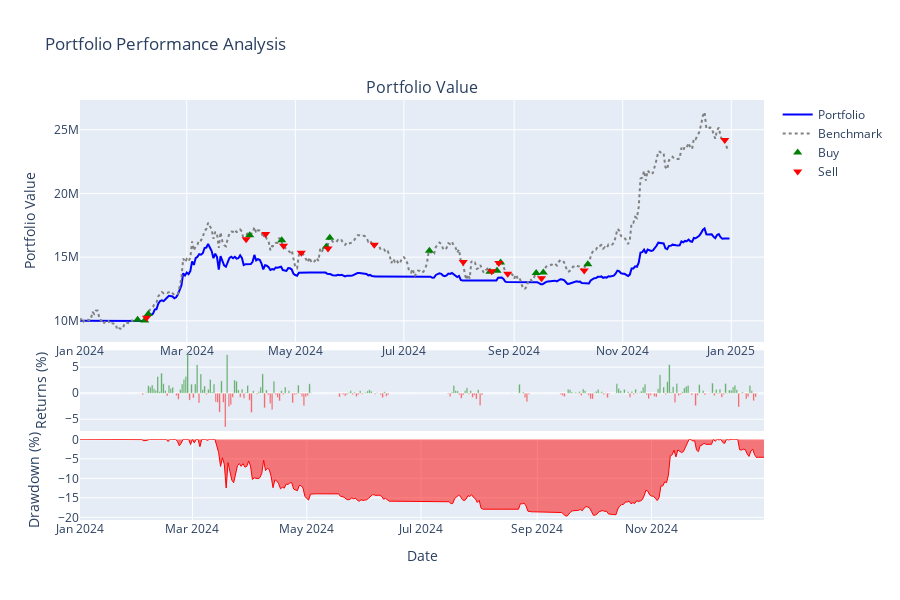
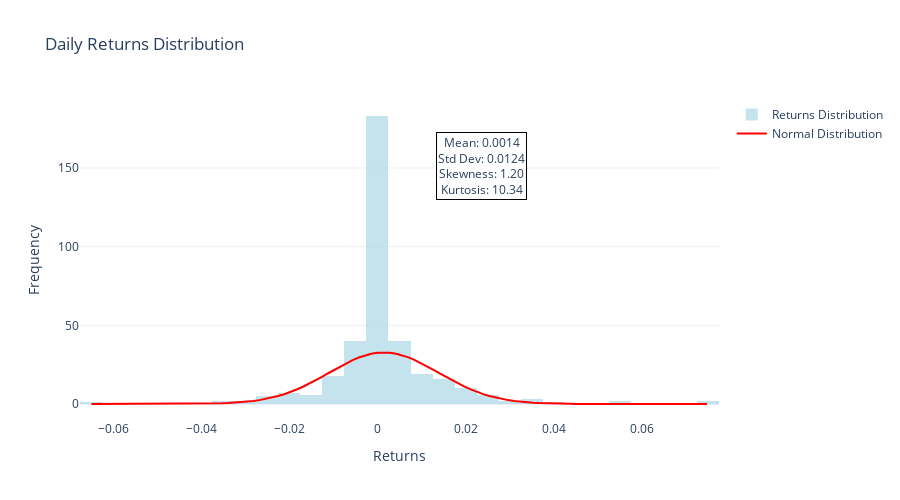
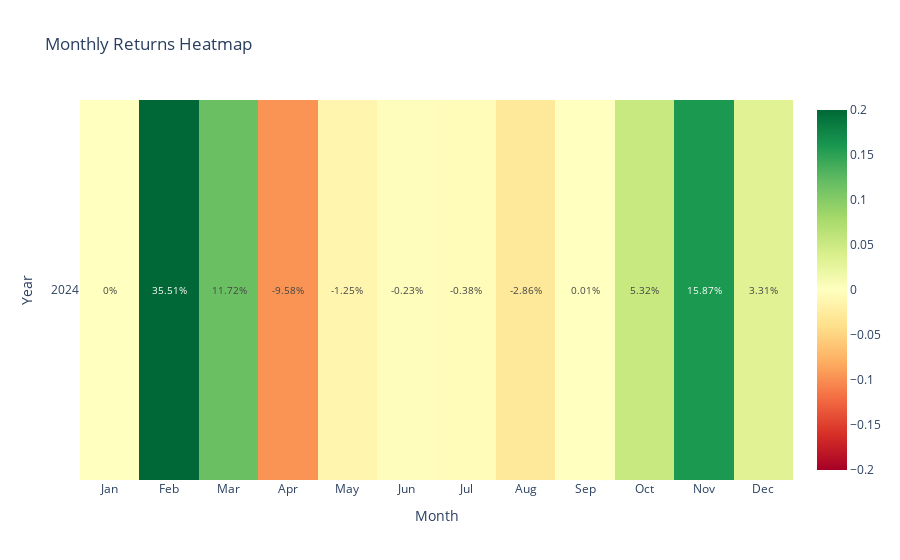

The notebook cell saved with these charts, in order:
### Code cell
# 1. Portfolio performance chart
result.plot_portfolio_performance()

# 2. Returns distribution 
result.plot_returns_distribution(period="daily")

# 3. Monthly returns heatmap
result.plot_monthly_returns_heatmap()

# 4. Performance comparison table
result.show_performance_comparison()

### Figure 1 — Plotly figure (JSON) as saved in the notebook; plotly's stock layout.template omitted (floating-point values rounded to 4 significant figures; data arrays with more than 128 entries replaced by an {"elided": "..."} marker saying what was removed)
{"data": [{"line": {"color": "blue", "width": 2}, "name": "Portfolio", "type": "scatter", "x": {"elided": "366 str values"}, "xaxis": "x", "y": {"elided": "366 float values"}, "yaxis": "y"}, {"line": {"color": "gray", "dash": "dot", "width": 2}, "name": "Benchmark", "type": "scatter", "x": {"elided": "365 str values"}, "xaxis": "x", "y": {"elided": "365 float values"}, "yaxis": "y"}, {"marker": {"color": "green", "size": 8, "symbol": "triangle-up"}, "mode": "markers", "name": "Buy", "type": "scatter", "x": ["2024-02-02T09:00:00+09:00", "2024-02-06T09:00:00+09:00", "2024-02-08T09:00:00+09:00", "2024-04-05T09:00:00+09:00", "2024-04-23T09:00:00+09:00", "2024-05-18T09:00:00+09:00", "2024-05-20T09:00:00+09:00", "2024-07-15T09:00:00+09:00", "2024-08-18T09:00:00+09:00", "2024-08-22T09:00:00+09:00", "2024-08-24T09:00:00+09:00", "2024-09-13T09:00:00+09:00", "2024-09-17T09:00:00+09:00", "2024-10-12T09:00:00+09:00"], "xaxis": "x", "y": [10080000.0, 10030000.0, 10540000.0, 16720000.0, 16320000.0, 15820000.0, 16530000.0, 15490000.0, 13850000.0, 13940000.0, 14580000.0, 13750000.0, 13790000.0, 14440000.0], "yaxis": "y"}, {"marker": {"color": "red", "size": 8, "symbol": "triangle-down"}, "mode": "markers", "name": "Sell", "type": "scatter", "x": ["2024-02-07T09:00:00+09:00", "2024-04-03T09:00:00+09:00", "2024-04-14T09:00:00+09:00", "2024-04-24T09:00:00+09:00", "2024-05-04T09:00:00+09:00", "2024-05-19T09:00:00+09:00", "2024-06-14T09:00:00+09:00", "2024-08-03T09:00:00+09:00", "2024-08-19T09:00:00+09:00", "2024-08-23T09:00:00+09:00", "2024-08-28T09:00:00+09:00", "2024-09-16T09:00:00+09:00", "2024-10-10T09:00:00+09:00", "2024-12-28T09:00:00+09:00"], "xaxis": "x", "y": [10240000.0, 16400000.0, 16810000.0, 15900000.0, 15350000.0, 15670000.0, 15970000.0, 14610000.0, 13880000.0, 14550000.0, 13690000.0, 13340000.0, 13960000.0, 24180000.0], "yaxis": "y"}, {"marker": {"color": {"elided": "365 str values"}}, "name": "Daily Returns", "opacity": 0.7, "showlegend": false, "type": "bar", "x": {"elided": "365 str values"}, "xaxis": "x2", "y": {"elided": "365 float values"}, "yaxis": "y2"}, {"fill": "tozeroy", "line": {"color": "red", "width": 1}, "name": "Drawdown", "showlegend": false, "type": "scatter", "x": {"elided": "366 str values"}, "xaxis": "x3", "y": {"elided": "366 float values"}, "yaxis": "y3"}], "layout": {"annotations": [{"font": {"size": 16}, "showarrow": false, "text": "Portfolio Value", "x": 0.5, "xanchor": "center", "xref": "paper", "y": 1, "yanchor": "bottom", "yref": "paper"}], "height": 600, "hovermode": "x unified", "showlegend": true, "title": {"text": "Portfolio Performance Analysis"}, "xaxis": {"anchor": "y", "domain": [0, 1]}, "xaxis2": {"anchor": "y2", "domain": [0, 1], "showticklabels": false}, "xaxis3": {"anchor": "y3", "domain": [0, 1], "showticklabels": true, "title": {"text": "Date"}}, "yaxis": {"anchor": "x", "domain": [0.424, 1], "title": {"text": "Portfolio Value"}}, "yaxis2": {"anchor": "x2", "domain": [0.212, 0.404], "title": {"text": "Returns (%)"}}, "yaxis3": {"anchor": "x3", "domain": [0, 0.192], "title": {"text": "Drawdown (%)"}}}}

### Figure 2 — Plotly figure (JSON) as saved in the notebook; plotly's stock layout.template omitted (floating-point values rounded to 4 significant figures; data arrays with more than 128 entries replaced by an {"elided": "..."} marker saying what was removed)
{"data": [{"marker": {"color": "lightblue"}, "name": "Returns Distribution", "nbinsx": 50, "opacity": 0.7, "type": "histogram", "x": {"elided": "365 float values"}}, {"line": {"color": "red", "width": 2}, "mode": "lines", "name": "Normal Distribution", "type": "scatter", "x": [-0.0649, -0.06349, -0.06208, -0.06067, -0.05926, -0.05785, -0.05644, -0.05502, -0.05361, -0.0522, -0.05079, -0.04938, -0.04797, -0.04656, -0.04515, -0.04374, -0.04233, -0.04091, -0.0395, -0.03809, -0.03668, -0.03527, -0.03386, -0.03245, -0.03104, -0.02963, -0.02821, -0.0268, -0.02539, -0.02398, -0.02257, -0.02116, -0.01975, -0.01834, -0.01693, -0.01552, -0.0141, -0.01269, -0.01128, -0.009871, -0.00846, -0.007049, -0.005638, -0.004227, -0.002816, -0.001405, 5.785e-06, 0.001417, 0.002828, 0.004239, 0.00565, 0.007061, 0.008472, 0.009883, 0.01129, 0.01271, 0.01412, 0.01553, 0.01694, 0.01835, 0.01976, 0.02117, 0.02258, 0.02399, 0.0254, 0.02682, 0.02823, 0.02964, 0.03105, 0.03246, 0.03387, 0.03528, 0.03669, 0.0381, 0.03951, 0.04093, 0.04234, 0.04375, 0.04516, 0.04657, 0.04798, 0.04939, 0.0508, 0.05221, 0.05362, 0.05504, 0.05645, 0.05786, 0.05927, 0.06068, 0.06209, 0.0635, 0.06491, 0.06632, 0.06774, 0.06915, 0.07056, 0.07197, 0.07338, 0.07479], "y": [2.005e-05, 3.662e-05, 6.6e-05, 0.0001174, 0.0002063, 0.0003577, 0.0006122, 0.001034, 0.001725, 0.00284, 0.004616, 0.007405, 0.01173, 0.01833, 0.02829, 0.0431, 0.06481, 0.09621, 0.141, 0.2039, 0.2912, 0.4104, 0.5711, 0.7844, 1.063, 1.423, 1.881, 2.453, 3.158, 4.013, 5.034, 6.234, 7.621, 9.196, 10.95, 12.88, 14.95, 17.13, 19.38, 21.64, 23.85, 25.95, 27.87, 29.55, 30.93, 31.95, 32.58, 32.8, 32.6, 31.98, 30.97, 29.6, 27.93, 26.02, 23.93, 21.72, 19.46, 17.21, 15.03, 12.95, 11.02, 9.254, 7.672, 6.279, 5.073, 4.045, 3.184, 2.475, 1.898, 1.437, 1.074, 0.7928, 0.5775, 0.4152, 0.2947, 0.2065, 0.1428, 0.09751, 0.06572, 0.04372, 0.02871, 0.01862, 0.01191, 0.007526, 0.004693, 0.002889, 0.001755, 0.001053, 0.0006235, 0.0003645, 0.0002103, 0.0001198, 6.734e-05, 3.738e-05, 2.048e-05, 1.108e-05, 5.913e-06, 3.116e-06, 1.621e-06, 8.326e-07]}], "layout": {"annotations": [{"bgcolor": "white", "bordercolor": "black", "borderwidth": 1, "showarrow": false, "text": "Mean: 0.0014<br>Std Dev: 0.0124<br>Skewness: 1.20<br>Kurtosis: 10.34", "x": 0.7, "xref": "paper", "y": 0.9, "yref": "paper"}], "height": 500, "title": {"text": "Daily Returns Distribution"}, "xaxis": {"title": {"text": "Returns"}}, "yaxis": {"title": {"text": "Frequency"}}}}

### Figure 3 — Plotly figure (JSON) as saved in the notebook; plotly's stock layout.template omitted (floating-point values rounded to 4 significant figures)
{"data": [{"colorscale": [[0, "rgb(165,0,38)"], [0.1, "rgb(215,48,39)"], [0.2, "rgb(244,109,67)"], [0.3, "rgb(253,174,97)"], [0.4, "rgb(254,224,139)"], [0.5, "rgb(255,255,191)"], [0.6, "rgb(217,239,139)"], [0.7, "rgb(166,217,106)"], [0.8, "rgb(102,189,99)"], [0.9, "rgb(26,152,80)"], [1, "rgb(0,104,55)"]], "text": [[0.0, 35.51, 11.72, -9.58, -1.25, -0.23, -0.38, -2.86, 0.01, 5.32, 15.87, 3.31]], "textfont": {"size": 10}, "texttemplate": "%{text}%", "type": "heatmap", "x": ["Jan", "Feb", "Mar", "Apr", "May", "Jun", "Jul", "Aug", "Sep", "Oct", "Nov", "Dec"], "y": ["2024"], "z": [[0.0, 0.3551, 0.1172, -0.09584, -0.01249, -0.002348, -0.00383, -0.02865, 5.634e-05, 0.05325, 0.1587, 0.03306]], "zmax": 0.2, "zmin": -0.2}], "layout": {"title": {"text": "Monthly Returns Heatmap"}, "xaxis": {"tickmode": "array", "ticktext": ["Jan", "Feb", "Mar", "Apr", "May", "Jun", "Jul", "Aug", "Sep", "Oct", "Nov", "Dec"], "tickvals": [0, 1, 2, 3, 4, 5, 6, 7, 8, 9, 10, 11], "title": {"text": "Month"}}, "yaxis": {"tickmode": "array", "ticktext": ["2024"], "tickvals": [0], "title": {"text": "Year"}, "type": "category"}}}
